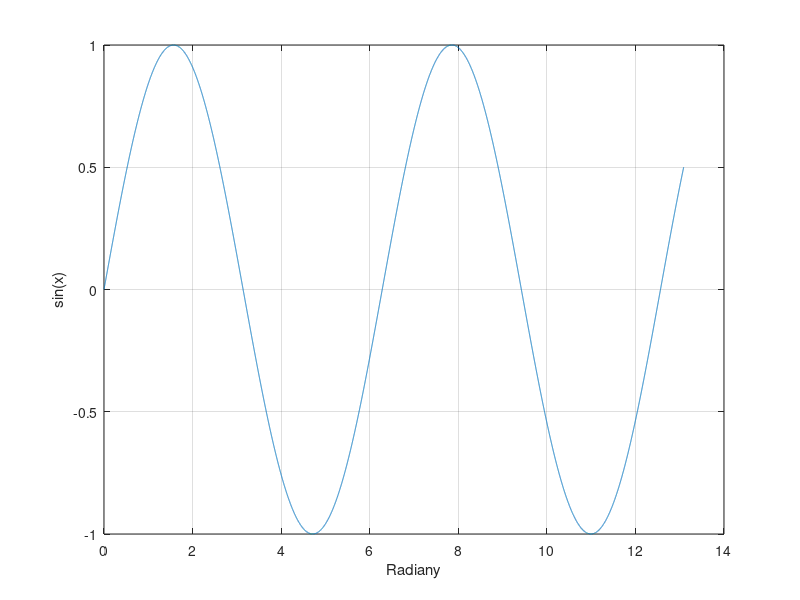

Recreate this plot in MATLAB.
clear all;
close all;
clc;
format long;

fq = 20;
pFq = 192000;
sAngle = 0;
iterations = 20000;

omega = 2*pi*fq/pFq;

a = 2*cos(omega)

y = [sin(sAngle + omega), sin(sAngle + 2*omega)];
x = zeros(1, iterations);

x(2) = omega;

for i=3:iterations
    y(i) = a*y(i-1) - y(i-2);
    x(i) = x(i-1) + omega;
end

plot(x,y);
xlabel("Radiany");
ylabel("sin(x)");
grid;